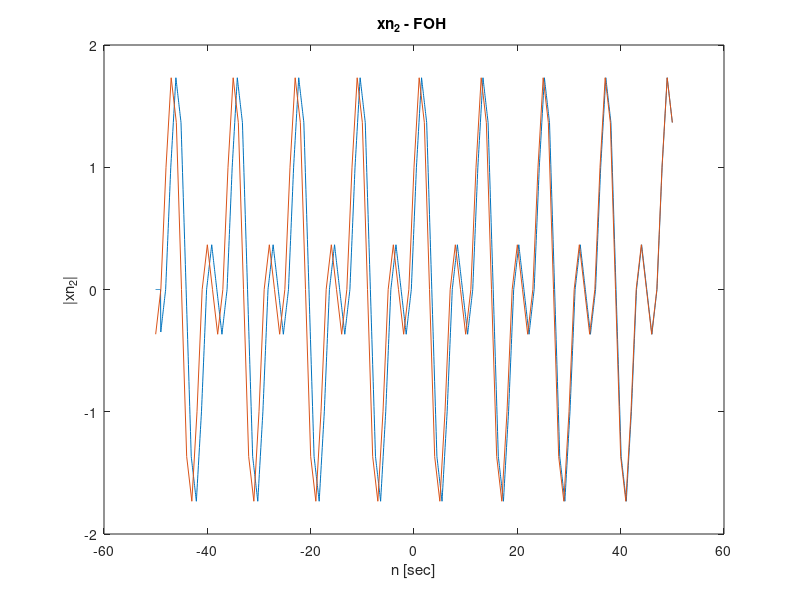

Recreate this plot in MATLAB.
%e- xn2 foh
T=2;
N=10;
L=T*N;
n = -50:50;
xn2 = cos(T.*pi.*n./12)+sin(T.*pi.*n./6);
t = linspace(-50,50,length(xn2)*L);
for i=1:length(xn2)-1
    for j=1:L
        foh(i*L+j) = xn2(i)+(j/L)*(xn2(i+1)-xn2(i))
    end;
end;   
figure;
plot(t,foh);
hold on;
plot(n,xn2);
hold off;
title('xn_2 - FOH ')
ylabel('|xn_2|');
xlabel('n [sec]');
